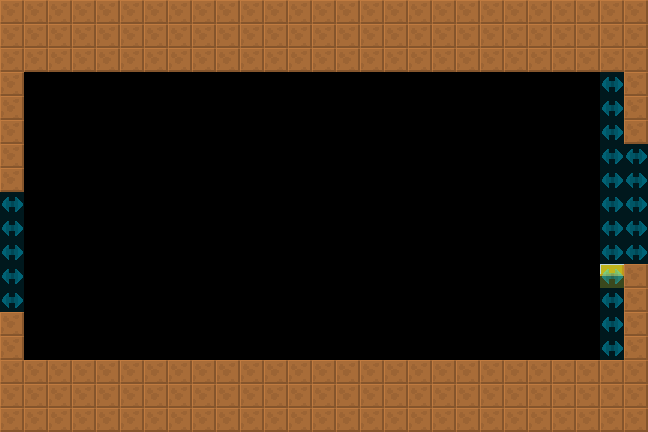

The image is a tile-based game level rendered from a .tmx file. Its description and source (layers, tilesets, objects; grid data summarised) follow:
An orthogonal 27x18 tile map with 24x24 px tiles, 2 tile layers (col, lnk), 2 tilesets and 1 object (SpecialEquipment).

<map version="1.4" tiledversion="1.4.2" orientation="orthogonal" renderorder="right-down" width="27" height="18" tilewidth="24" tileheight="24" infinite="0" nextlayerid="4" nextobjectid="8">
 <tileset firstgid="6" source="../../lnk.tsx" />
 <tileset firstgid="1" source="../../col.tsx" />
 <layer id="1" name="col" width="27" height="18">
  <data>[486 cells, 177 non-empty, 2 distinct tile ids]</data>
 </layer>
 <layer id="2" name="lnk" width="27" height="18" opacity="0.5">
  <data>[486 cells, 22 non-empty, 1 distinct tile ids]</data>
 </layer>
 <objectgroup id="3" name="markers" opacity="0.5">
  <object id="1" name="SpecialEquipment" type="SpecialEquipment" x="72" y="72" width="528" height="288">
   <properties>
    <property name="yr" value="0" />
    <property name="xr" value="0" />
   </properties>
  </object>
 </objectgroup>
</map>
